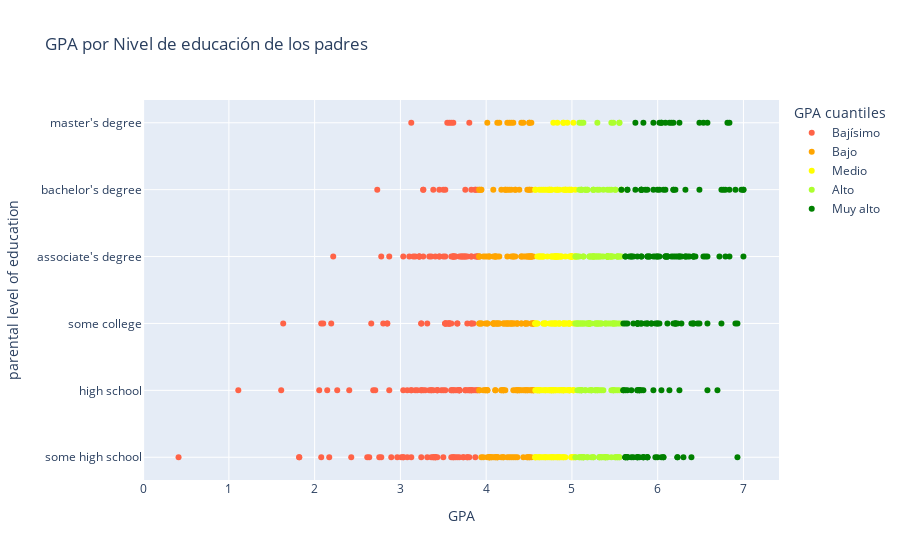

Here is the notebook cell this chart was saved with:
### Markdown cell above
**Respuesta:**

### Code cell
# Código para quintiles 
# La variable que contenga los quintiles debe llamarse GPA cuantiles para que el gráfico funcione.
clear_df_grades = clean_data(df_grades)
alumnos_promedio(clear_df_grades)
data_con_promedios=clear_df_grades.copy()
data_con_promedios['GPA cuantiles']=pd.qcut(data_con_promedios['GPA'], 5, labels=['Bajísimo', 'Bajo', 'Medio', 'Alto', 'Muy alto'])
display(data_con_promedios)
# Código de gráfico 
import plotly.express as px
fig = px.scatter(
    data_con_promedios.sort_values(by="GPA"),
    x="GPA",
    y="parental level of education",
    hover_data=["gender"],
    color="GPA cuantiles",
    title="GPA por Nivel de educación de los padres",
    color_discrete_sequence=["tomato", "orange", "yellow", "greenyellow", "green"]
)

fig

### Figure 1 — Plotly figure (JSON) as saved in the notebook; plotly's stock layout.template omitted (floating-point values rounded to 4 significant figures; data arrays with more than 128 entries replaced by an {"elided": "..."} marker saying what was removed)
{"data": [{"customdata": {"elided": "176x1 str values"}, "hovertemplate": "GPA cuantiles=Bajísimo<br>GPA=%{x}<br>parental level of education=%{y}<br>gender=%{customdata[0]}<extra></extra>", "legendgroup": "Bajísimo", "marker": {"color": "tomato", "symbol": "circle"}, "mode": "markers", "name": "Bajísimo", "orientation": "h", "showlegend": true, "type": "scatter", "x": {"elided": "176 float values"}, "xaxis": "x", "y": {"elided": "176 str values"}, "yaxis": "y"}, {"customdata": {"elided": "177x1 str values"}, "hovertemplate": "GPA cuantiles=Bajo<br>GPA=%{x}<br>parental level of education=%{y}<br>gender=%{customdata[0]}<extra></extra>", "legendgroup": "Bajo", "marker": {"color": "orange", "symbol": "circle"}, "mode": "markers", "name": "Bajo", "orientation": "h", "showlegend": true, "type": "scatter", "x": {"elided": "177 float values"}, "xaxis": "x", "y": {"elided": "177 str values"}, "yaxis": "y"}, {"customdata": {"elided": "175x1 str values"}, "hovertemplate": "GPA cuantiles=Medio<br>GPA=%{x}<br>parental level of education=%{y}<br>gender=%{customdata[0]}<extra></extra>", "legendgroup": "Medio", "marker": {"color": "yellow", "symbol": "circle"}, "mode": "markers", "name": "Medio", "orientation": "h", "showlegend": true, "type": "scatter", "x": {"elided": "175 float values"}, "xaxis": "x", "y": {"elided": "175 str values"}, "yaxis": "y"}, {"customdata": {"elided": "174x1 str values"}, "hovertemplate": "GPA cuantiles=Alto<br>GPA=%{x}<br>parental level of education=%{y}<br>gender=%{customdata[0]}<extra></extra>", "legendgroup": "Alto", "marker": {"color": "greenyellow", "symbol": "circle"}, "mode": "markers", "name": "Alto", "orientation": "h", "showlegend": true, "type": "scatter", "x": {"elided": "174 float values"}, "xaxis": "x", "y": {"elided": "174 str values"}, "yaxis": "y"}, {"customdata": {"elided": "173x1 str values"}, "hovertemplate": "GPA cuantiles=Muy alto<br>GPA=%{x}<br>parental level of education=%{y}<br>gender=%{customdata[0]}<extra></extra>", "legendgroup": "Muy alto", "marker": {"color": "green", "symbol": "circle"}, "mode": "markers", "name": "Muy alto", "orientation": "h", "showlegend": true, "type": "scatter", "x": {"elided": "173 float values"}, "xaxis": "x", "y": {"elided": "173 str values"}, "yaxis": "y"}], "layout": {"legend": {"title": {"text": "GPA cuantiles"}, "tracegroupgap": 0}, "title": {"text": "GPA por Nivel de educación de los padres"}, "xaxis": {"anchor": "y", "domain": [0, 1], "title": {"text": "GPA"}}, "yaxis": {"anchor": "x", "domain": [0, 1], "title": {"text": "parental level of education"}}}}
